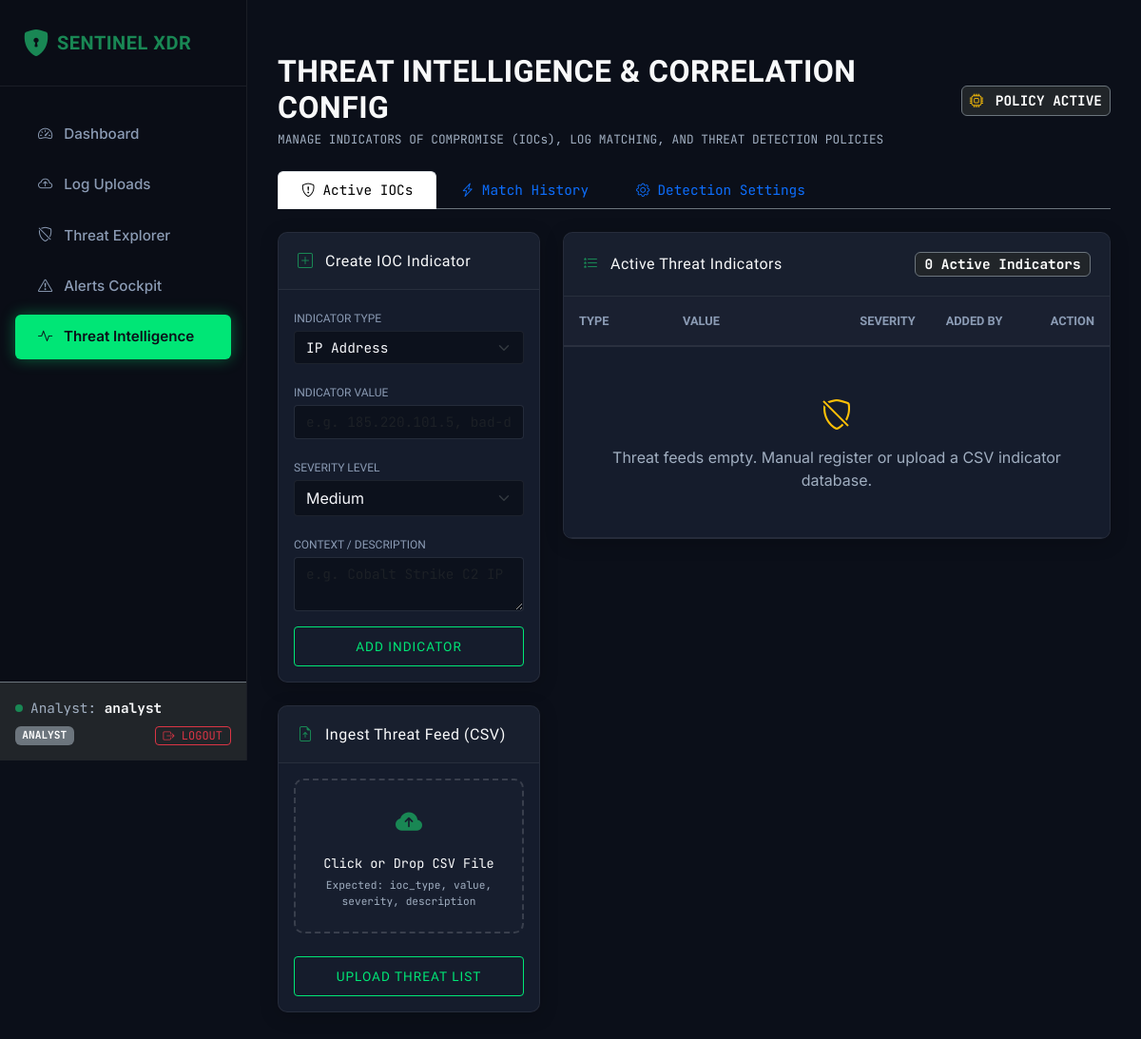
Page /iocs (signed in) on the earlier database version.
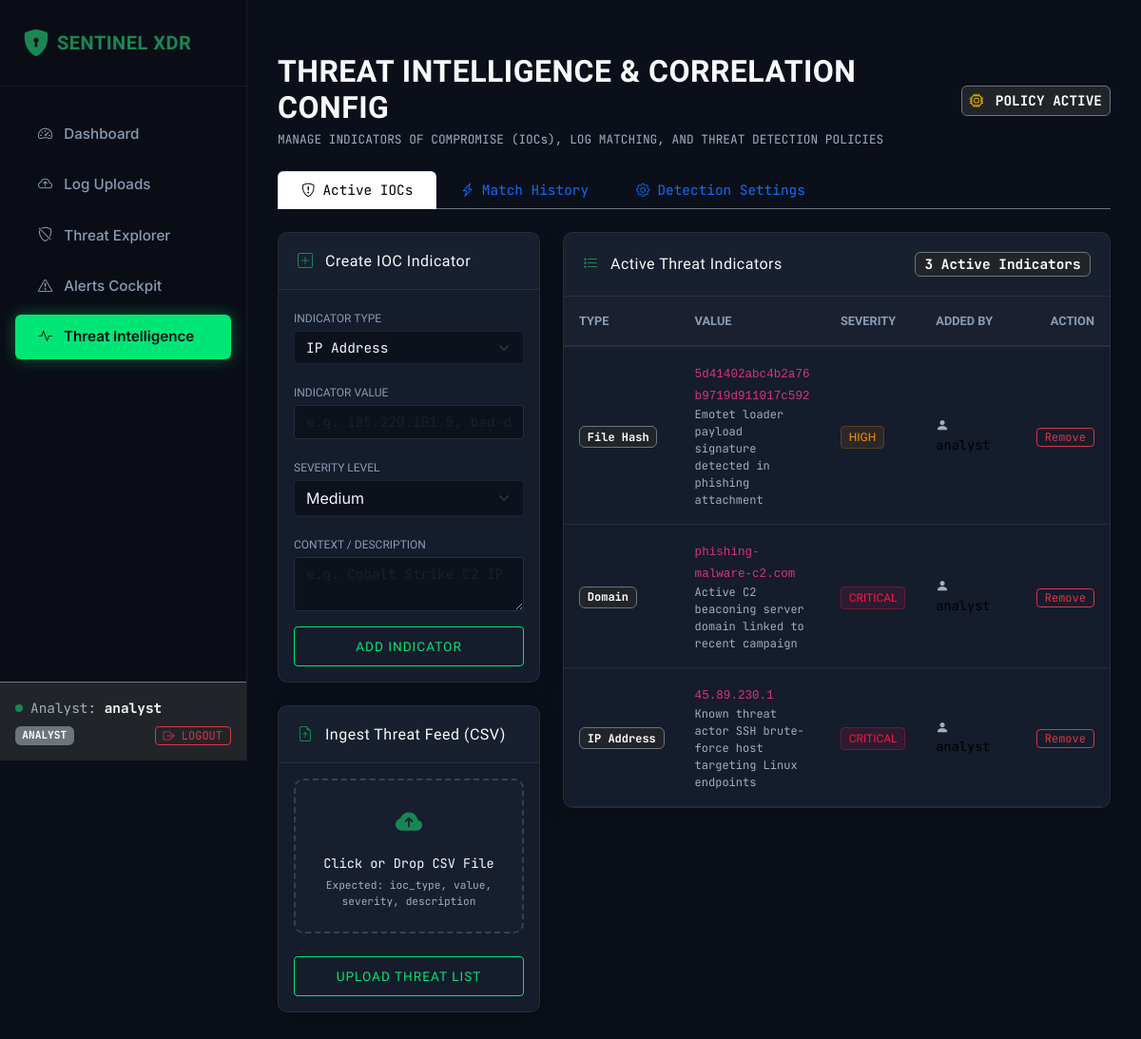
Same page on the later database version.
### app/models/user.py (models this page shows, shortened)
class User(db.Model):
    __tablename__ = 'users'
    id = db.Column(db.Integer, primary_key=True)
    username = db.Column(db.String(64), unique=True, nullable=False, index=True)
    email = db.Column(db.String(120), unique=True, nullable=False)
    password_hash = db.Column(db.String(128), nullable=False)
    created_at = db.Column(db.DateTime, default=datetime.datetime.utcnow)
    role = db.Column(db.String(32), default='analyst', nullable=False)  # 'admin' or 'analyst'
    uploads = db.relationship('UploadedLog', backref='uploader', lazy=True, cascade="all, delete-orphan")

### app/models/ioc.py (models this page shows, shortened)
class IOCIndicator(db.Model):
    __tablename__ = 'ioc_indicators'
    id = db.Column(db.Integer, primary_key=True)
    ioc_type = db.Column(db.String(64), nullable=False, index=True)  # 'IP Address', 'Domain', 'URL', 'File Hash'
    value = db.Column(db.String(256), nullable=False, unique=True, index=True)
    description = db.Column(db.Text, nullable=True)
    severity = db.Column(db.String(16), default='Medium', nullable=False, index=True)  # 'Low', 'Medium', 'High', 'Critical'
    created_at = db.Column(db.DateTime, default=datetime.datetime.utcnow, nullable=False)
    created_by_id = db.Column(db.Integer, db.ForeignKey('users.id', ondelete='CASCADE'), nullable=False)
    creator = db.relationship('User', backref=db.backref('ioc_indicators', lazy=True))
    matches = db.relationship('IOCMatch', backref='indicator', lazy=True, cascade='all, delete-orphan')
    alerts = db.relationship('Alert', backref='ioc_indicator', lazy=True)

### app/blueprints/iocs.py (the view)
@iocs_bp.route('/iocs')
@login_required
def index():
    indicators = IOCIndicator.query.order_by(IOCIndicator.created_at.desc()).all()
    matches = IOCMatch.query.order_by(IOCMatch.matched_at.desc()).all()
    brute_force_threshold = SystemSetting.get_value('brute_force_threshold', '5')
    return render_template(
        'iocs.html',
        indicators=indicators,
        matches=matches,
        brute_force_threshold=brute_force_threshold
    )

### app/templates/iocs.html (shortened to what this page needs)
{% extends 'base.html' %}
{% block content %}
<div class="container-fluid px-0">
    <div class="d-flex justify-content-between align-items-center mb-4">
        <div>
            <h2 class="text-light fw-bold mb-1">THREAT INTELLIGENCE & CORRELATION CONFIG</h2>
            <p class="text-muted text-mono mb-0" style="font-size: 0.8rem;">MANAGE INDICATORS OF COMPROMISE (IOCs), LOG MATCHING, AND THREAT DETECTION POLICIES</p>
        </div>
        <div>
            <span class="badge bg-dark border border-secondary text-mono p-2">
                <i class="bi bi-cpu text-warning me-1"></i> POLICY ACTIVE
            </span>
        </div>
    </div>
    <ul class="nav nav-tabs border-secondary mb-4" id="intelTabs" role="tablist">
        <li class="nav-item" role="presentation">
            <button class="nav-link active text-mono font-display py-2 px-4" id="indicators-tab" data-bs-toggle="tab" data-bs-target="#indicators" type="button" role="tab" aria-controls="indicators" aria-selected="true">
                <i class="bi bi-shield-exclamation me-2"></i>Active IOCs
            </button>
        </li>
        <li class="nav-item" role="presentation">
            <button class="nav-link text-mono font-display py-2 px-4" id="matches-tab" data-bs-toggle="tab" data-bs-target="#matches" type="button" role="tab" aria-controls="matches" aria-selected="false">
                <i class="bi bi-lightning-charge me-2"></i>Match History
            </button>
        </li>
        <li class="nav-item" role="presentation">
            <button class="nav-link text-mono font-display py-2 px-4" id="settings-tab" data-bs-toggle="tab" data-bs-target="#settings" type="button" role="tab" aria-controls="settings" aria-selected="false">
                <i class="bi bi-gear me-2"></i>Detection Settings
            </button>
        </li>
    </ul>
    <div class="tab-content" id="intelTabsContent">
        <div class="tab-pane fade show active" id="indicators" role="tabpanel" aria-labelledby="indicators-tab">
            <div class="row g-4">
                <div class="col-12 col-xl-4">
                    <div class="cyber-card mb-4">
                        <div class="cyber-card-header">
                            <h6 class="text-light mb-0 font-display"><i class="bi bi-plus-square text-success me-2"></i> Create IOC Indicator</h6>
                        </div>
                        <div class="p-3">
                            <form method="POST" action="{{ url_for('iocs.create_ioc') }}">
                                <div class="mb-3">
                                    <label for="ioc_type" class="filter-label mb-1">Indicator Type</label>
                                    <select name="ioc_type" id="ioc_type" class="form-select form-control-cyber text-mono">
                                        <option value="IP Address">IP Address</option>
                                    </select>
                                </div>
                                <div class="mb-3">
                                    <label for="value" class="filter-label mb-1">Indicator Value</label>
                                    <input type="text" name="value" id="value" class="form-control form-control-cyber text-mono" placeholder="e.g. 185.220.101.5, bad-domain.ru" required>
                                </div>
                                <div class="mb-3">
                                    <label for="severity" class="filter-label mb-1">Severity Level</label>
                                    <select name="severity" id="severity" class="form-select form-control-cyber">
                                        <option value="Medium" selected>Medium</option>
                                    </select>
                                </div>
                                <div class="mb-3">
                                    <label for="description" class="filter-label mb-1">Context / Description</label>
                                    <textarea name="description" id="description" class="form-control form-control-cyber text-mono" rows="2" placeholder="e.g. Cobalt Strike C2 IP"></textarea>
                                </div>
                                <button type="submit" class="btn btn-cyber w-100">Add Indicator</button>
                            </form>
                        </div>
                    </div>
                    <div class="cyber-card">
                        <div class="cyber-card-header">
                            <h6 class="text-light mb-0 font-display"><i class="bi bi-file-earmark-arrow-up text-success me-2"></i> Ingest Threat Feed (CSV)</h6>
                        </div>
                        <div class="p-3">
                            <form method="POST" action="{{ url_for('iocs.upload_iocs') }}" enctype="multipart/form-data">
                                <div class="upload-dropzone p-4" id="uploadDropzone" style="cursor: pointer;">
                                    <i class="bi bi-cloud-arrow-up-fill upload-icon d-block fs-3 mb-2 text-success"></i>
                                    <span class="text-mono text-light" style="font-size: 0.85rem;">Click or Drop CSV File</span>
                                    <small class="text-muted d-block text-mono mt-1" style="font-size: 0.7rem;">Expected: ioc_type, value, severity, description</small>
                                </div>
                                <button type="submit" class="btn btn-cyber w-100 mt-3">Upload Threat List</button>
                            </form>
                        </div>
                    </div>
                </div>
                <div class="col-12 col-xl-8">
                    <div class="cyber-card">
                        <div class="cyber-card-header d-flex justify-content-between align-items-center">
                            <h6 class="text-light mb-0 font-display"><i class="bi bi-list-stars text-success me-2"></i> Active Threat Indicators</h6>
                            <span class="badge bg-dark border border-secondary text-mono">{{ indicators | length }} Active Indicators</span>
                        </div>
                        <div class="table-responsive" style="max-height: 590px;">
                            <table class="table table-cyber mb-0 align-middle">
                                <thead>
                                    <tr>
                                        <th style="width: 20%;">Type</th>
                                        <th style="width: 35%;">Value</th>
                                        <th style="width: 15%;">Severity</th>
                                        <th style="width: 20%;">Added By</th>
                                        <th style="width: 10%;" class="text-end">Action</th>
                                    </tr>
                                </thead>
                                <tbody>
                                    {% if indicators %}
                                    {% for indicator in indicators %}
                                    <tr>
                                        <td>
                                            <span class="badge bg-dark border border-secondary text-mono" style="font-size: 0.75rem;">{{ indicator.ioc_type }}</span>
                                        </td>
                                        <td class="text-mono text-light text-wrap text-break">
                                            <code>{{ indicator.value }}</code>
                                            {% if indicator.description %}
                                            <div class="text-muted" style="font-size: 0.75rem;">{{ indicator.description }}</div>
                                            {% endif %}
                                        </td>
                                        <td>
                                            <span class="badge-cyber {% if indicator.severity == 'Critical' %}badge-critical{% elif indicator.severity == 'High' %}badge-high{% elif indicator.severity == 'Medium' %}badge-medium{% else %}badge-low{% endif %}">
                                                {{ indicator.severity }}
                                            </span>
                                        </td>
                                        <td class="text-mono" style="font-size: 0.85rem;">
                                            <i class="bi bi-person-fill text-muted me-1"></i> {{ indicator.creator.username if indicator.creator else 'System' }}
                                        </td>
                                        <td class="text-end">
                                            <form method="POST" action="{{ url_for('iocs.delete_ioc', ioc_id=indicator.id) }}">
                                                <button type="submit" class="btn btn-sm btn-outline-danger py-0 px-2 text-mono" style="font-size: 0.75rem;">
                                                    Remove
                                                </button>
                                            </form>
                                        </td>
                                    </tr>
                                    {% endfor %}
                                    {% else %}
                                    <tr>
                                        <td colspan="5" class="text-center text-muted py-5">
                                            <i class="bi bi-shield-slash fs-2 text-warning d-block mb-2"></i>
                                            Threat feeds empty. Manual register or upload a CSV indicator database.
                                        </td>
                                    </tr>
                                    {% endif %}
                                </tbody>
                            </table>
                        </div>
                    </div>
                </div>
            </div>
        </div>
    </div>
</div>
{% endblock %}

### app/templates/base.html (shortened to what this page needs)
<!DOCTYPE html>
<html lang="en">
<head>
    <link href="https://cdn.jsdelivr.net/npm/bootstrap@5.3.3/dist/css/bootstrap.min.css" rel="stylesheet"
>
    <link rel="stylesheet" href="https://cdn.jsdelivr.net/npm/bootstrap-icons@1.11.3/font/bootstrap-icons.min.css">
    <link rel="stylesheet" href="{{ url_for('static', filename='css/custom.css') }}">
</head>
<body>
    <div class="sidebar d-flex flex-column justify-content-between">
        <div>
            <div class="sidebar-logo">
                <i class="bi bi-shield-lock-fill text-success fs-3 me-2"></i>
                <span class="brand-text text-success fs-5 fw-bold">SENTINEL XDR</span>
            </div>
            {% if g.user %}
            <nav class="nav flex-column">
                <a class="nav-link {% if request.endpoint == 'dashboard.index' %}active{% endif %}"
                    href="{{ url_for('dashboard.index') }}">
                    <i class="bi bi-speedometer2 me-2"></i> Dashboard
                </a>
                <a class="nav-link {% if request.endpoint == 'main.uploads' %}active{% endif %}"
                    href="{{ url_for('main.uploads') }}">
                    <i class="bi bi-cloud-arrow-up me-2"></i> Log Uploads
                </a>
                <a class="nav-link {% if request.endpoint == 'main.events' %}active{% endif %}"
                    href="{{ url_for('main.events') }}">
                    <i class="bi bi-shield-slash me-2"></i> Threat Explorer
                </a>
                <a class="nav-link {% if request.endpoint == 'alerts.index' %}active{% endif %}"
                    href="{{ url_for('alerts.index') }}">
                    <i class="bi bi-exclamation-triangle me-2"></i> Alerts Cockpit
                </a>
                <a class="nav-link {% if request.endpoint == 'iocs.index' %}active{% endif %}"
                    href="{{ url_for('iocs.index') }}">
                    <i class="bi bi-activity me-2"></i> Threat Intelligence
                </a>
            </nav>
            {% endif %}
        </div>
        {% if g.user %}
        <div class="p-3 border-top border-secondary bg-dark">
            <div class="d-flex align-items-center mb-2">
                <div class="bg-success rounded-circle me-2" style="width: 8px; height: 8px;"></div>
                <small class="text-muted text-mono">Analyst: <span class="text-light fw-bold">{{ g.user.username
                        }}</span></small>
            </div>
            <div class="d-flex justify-content-between align-items-center">
                <span class="badge bg-secondary text-mono" style="font-size: 0.7rem;">{{ g.user.role | upper }}</span>
                <a href="{{ url_for('auth.logout') }}" class="btn btn-sm btn-outline-danger py-0 px-2 text-mono"
                    style="font-size: 0.75rem;">
                    <i class="bi bi-box-arrow-right"></i> LOGOUT
                </a>
            </div>
        </div>
        {% endif %}
    </div>
    <div class="main-wrapper">
        {% block content %}{% endblock %}
    </div>
</body>
</html>

Differences in the rows shown:
added IOCIndicator: ioc_type "File Hash", value "5d41402abc4b2a76b9719d911017c592", description "Emotet loader payload signature detected in phishing attachment", severity "HIGH", creator "analyst"
added IOCIndicator: ioc_type "Domain", value "phishing-malware-c2.com", description "Active C2 beaconing server domain linked to recent campaign", severity "CRITICAL", creator "analyst"
added IOCIndicator: ioc_type "IP Address", value "45.89.230.1", description "Known threat actor SSH brute-force host targeting Linux endpoints", severity "CRITICAL", creator "analyst"
Other differences:
{{ indicators | length }}: "0" → "3"
text no longer shown: "Threat feeds empty. Manual register or upload a CSV indicator database."
